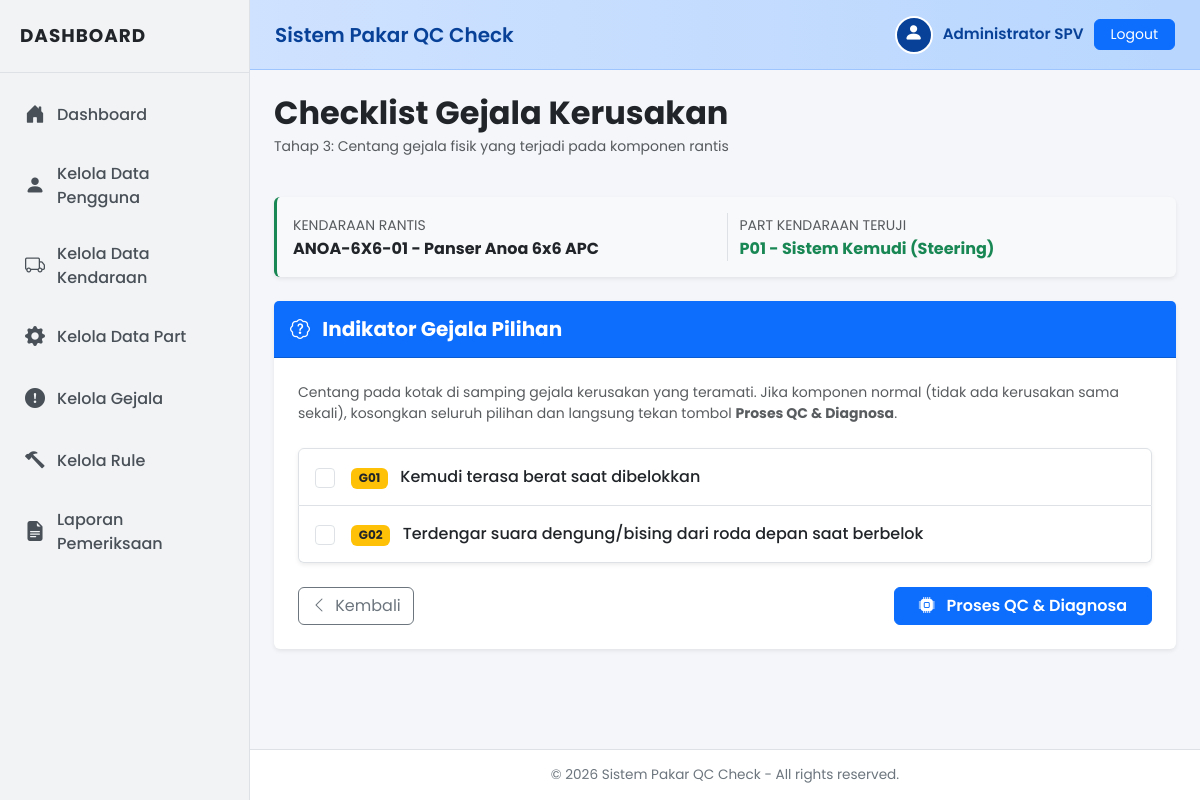
Page /pemeriksaan/proses.php?id_kendaraan=1&id_part=1 (signed in) on the committed database.
### tables this page shows
CREATE TABLE `kendaraan` (
  `id_kendaraan` int(11) NOT NULL AUTO_INCREMENT,
  `kode_kendaraan` varchar(50) NOT NULL,
  `nama_kendaraan` varchar(100) NOT NULL,
  `keterangan` text DEFAULT NULL,
  PRIMARY KEY (`id_kendaraan`),
  UNIQUE KEY `kode_kendaraan` (`kode_kendaraan`)
);

CREATE TABLE `part_kendaraan` (
  `id_part` int(11) NOT NULL AUTO_INCREMENT,
  `kode_part` varchar(10) NOT NULL,
  `nama_part` varchar(100) NOT NULL,
  PRIMARY KEY (`id_part`),
  UNIQUE KEY `kode_part` (`kode_part`)
);

CREATE TABLE `gejala` (
  `id_gejala` int(11) NOT NULL AUTO_INCREMENT,
  `kode_gejala` varchar(10) NOT NULL,
  `nama_gejala` text NOT NULL,
  PRIMARY KEY (`id_gejala`),
  UNIQUE KEY `kode_gejala` (`kode_gejala`)
);

### pemeriksaan/proses.php (the view, shortened to what this page needs)
<?php
include "../koneksi.php";
$id_kendaraan = isset($_GET['id_kendaraan']) ? intval($_GET['id_kendaraan']) : 0;
$id_part = isset($_GET['id_part']) ? intval($_GET['id_part']) : 0;
$stmt_kdr = mysqli_prepare($conn, "SELECT * FROM kendaraan WHERE id_kendaraan = ?");
mysqli_stmt_bind_param($stmt_kdr, "i", $id_kendaraan);
mysqli_stmt_execute($stmt_kdr);
$result_kdr = mysqli_stmt_get_result($stmt_kdr);
$kdr = mysqli_fetch_assoc($result_kdr);
$stmt_part = mysqli_prepare($conn, "SELECT * FROM part_kendaraan WHERE id_part = ?");
mysqli_stmt_bind_param($stmt_part, "i", $id_part);
mysqli_stmt_execute($stmt_part);
$result_part = mysqli_stmt_get_result($stmt_part);
$part = mysqli_fetch_assoc($result_part);
$query_gejala = mysqli_query($conn, "
    SELECT DISTINCT g.*
    FROM rules r
    JOIN gejala g ON r.id_gejala = g.id_gejala
    WHERE r.id_part = $id_part
    ORDER BY g.kode_gejala ASC
");
include "../templates/header.php";
?>
<div class="row mb-4">
    <div class="col-md-12">
        <h2 class="fw-bold mb-1">Checklist Gejala Kerusakan</h2>
        <p class="text-muted small">Tahap 3: Centang gejala fisik yang terjadi pada komponen rantis</p>
    </div>
</div>
<div class="card shadow-sm border-0 mb-4 bg-light border-start border-success border-3">
    <div class="card-body p-3">
        <div class="row">
            <div class="col-md-6">
                <span class="text-muted small">KENDARAAN RANTIS</span>
                <p class="fw-bold mb-0 text-dark"><?php echo htmlspecialchars($kdr['kode_kendaraan']); ?> - <?php echo htmlspecialchars($kdr['nama_kendaraan']); ?></p>
            </div>
            <div class="col-md-6 border-start">
                <span class="text-muted small">PART KENDARAAN TERUJI</span>
                <p class="fw-bold mb-0 text-success"><?php echo htmlspecialchars($part['kode_part']); ?> - <?php echo htmlspecialchars($part['nama_part']); ?></p>
            </div>
        </div>
    </div>
</div>
<div class="card shadow-sm border-0">
    <div class="card-header bg-primary text-white py-3">
        <h5 class="card-title mb-0 fw-bold"><i class="bi bi-patch-question me-2"></i> Indikator Gejala Pilihan</h5>
    </div>
    <div class="card-body p-4">
        <p class="text-muted small mb-4">Centang pada kotak di samping gejala kerusakan yang teramati. Jika komponen normal (tidak ada kerusakan sama sekali), kosongkan seluruh pilihan dan langsung tekan tombol <strong>Proses QC & Diagnosa</strong>.</p>
        <form method="POST" action="">
            <?php if (mysqli_num_rows($query_gejala) > 0): ?>
                <div class="list-group mb-4 shadow-sm rounded">
                    <?php while ($gj = mysqli_fetch_assoc($query_gejala)): ?>
                        <label class="list-group-item list-group-item-action d-flex align-items-start gap-3 py-3" style="cursor: pointer;">
                            <input class="form-check-input flex-shrink-0" type="checkbox" name="gejala[]" value="<?php echo $gj['id_gejala']; ?>" style="width: 1.25rem; height: 1.25rem; margin-top: 0.15rem;">
                            <div>
                                <span class="badge bg-warning text-dark me-2"><?php echo htmlspecialchars($gj['kode_gejala']); ?></span>
                                <span class="fw-medium text-dark"><?php echo htmlspecialchars($gj['nama_gejala']); ?></span>
                            </div>
                        </label>
                    <?php endwhile; ?>
                </div>
            <?php else: ?>
                <div class="alert alert-warning border-0" role="alert">
                    <i class="bi bi-info-circle-fill me-2"></i> Belum ada rule gejala kerusakan yang terdaftar untuk part ini. Sistem pakar akan menyimpulkan part ini **LOLOS QC** secara default.
                </div>
            <?php endif; ?>
            <div class="d-flex justify-content-between align-items-center mt-4">
                <a href="pilih_part.php?id_kendaraan=<?php echo $id_kendaraan; ?>" class="btn btn-outline-secondary">
                    <i class="bi bi-chevron-left me-1"></i> Kembali
                </a>
                <button type="submit" name="proses_diagnosa" class="btn btn-primary px-4 fw-semibold">
                    <i class="bi bi-cpu-fill me-2"></i> Proses QC & Diagnosa
                </button>
            </div>
        </form>
    </div>
</div>
<?php
include "../templates/footer.php";
?>

### templates/header.php (style rules this page uses)
body { font-family: 'Poppins', sans-serif; background-color: #f4f6f9; overflow-x: hidden; display: flex; min-height: 100vh; }

### rows in the picture
kendaraan: kode_kendaraan "ANOA-6X6-01", nama_kendaraan "Panser Anoa 6x6 APC"
part_kendaraan: kode_part "P01", nama_part "Sistem Kemudi (Steering)"
gejala: kode_gejala "G01", nama_gejala "Kemudi terasa berat saat dibelokkan"
gejala: kode_gejala "G02", nama_gejala "Terdengar suara dengung/bising dari roda depan saat berbelok"

### other values in the picture
$_SESSION['nama'] "Administrator SPV"
